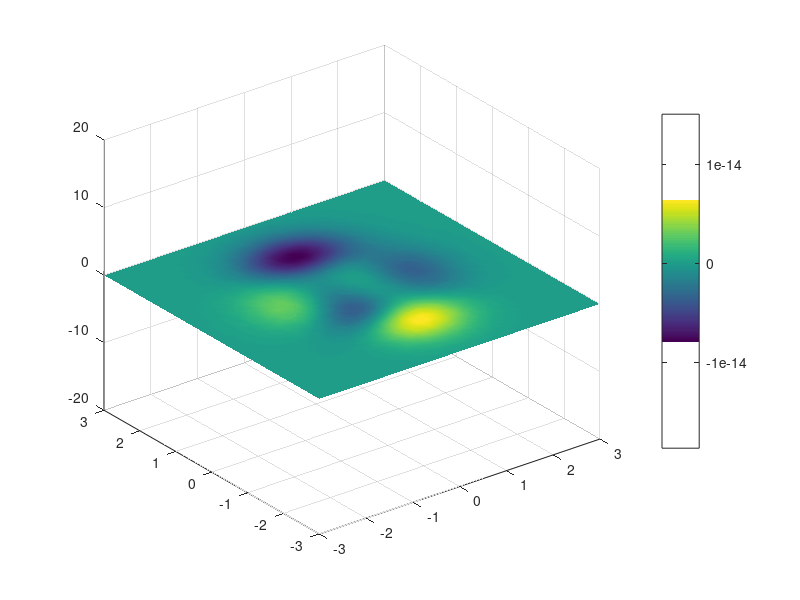

Here is the MATLAB script that generated this plot:
[X,Y]=meshgrid([-3:0.1:3]);
Z=peaks(X,Y);
surfc(X,Y,Z)
shading interp;
colorbar

for i=-2:0.05:2
    % clf;
    a=2*sin(2*pi*i);
    Z=a*peaks(X,Y);
    hold on;
    clf;
    surfc(X,Y,Z)
    shading interp;
    colorbar
    axis([-3 3 -3 3 -20 20]);    
    drawnow;
end
